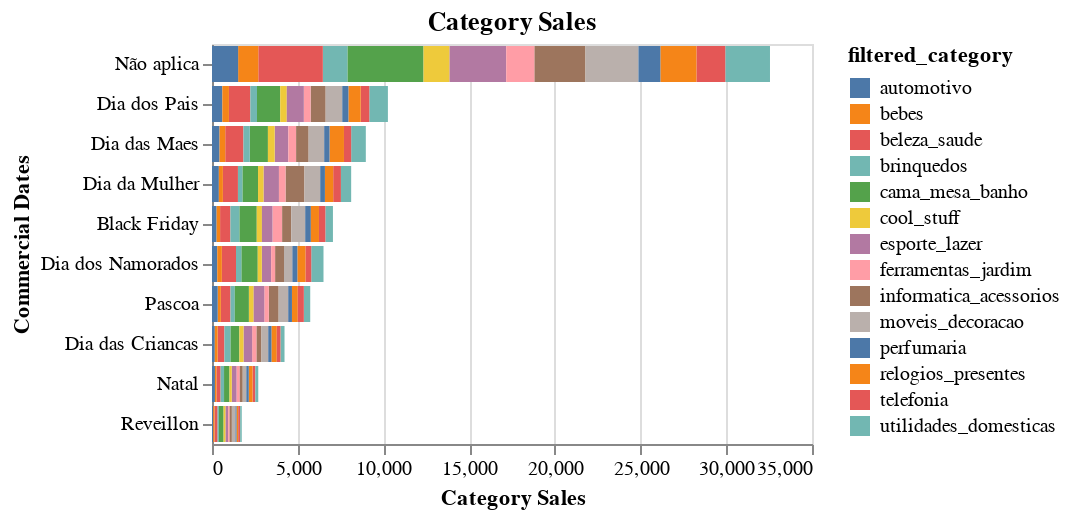

This figure's notebook cell:
### Code cell
c = alt.Chart(customer_products).mark_bar().encode(
    alt.Y('commercial_date_names', title='Commercial Dates').sort('-x'),
    alt.X('count()', title='Category Sales'),
    alt.Color('filtered_category')
    ).properties(
        title='Category Sales'
    )

display(customer_products['commercial_date_names'].value_counts())
display(c)

### Figure 1 — Vega specification as saved in the notebook (floating-point values rounded to 4 significant figures; data arrays with more than 128 entries replaced by an {"elided": "..."} marker saying what was removed)
{"$schema": "https://vega.github.io/schema/vega/v5.json", "data": [{"name": "source_0"}, {"name": "data_0", "values": {"elided": "140 records"}}, {"name": "source_0_y_domain_commercial_date_names", "values": [{"commercial_date_names": "Não aplica", "sort_field": 32549}, {"commercial_date_names": "Dia da Mulher", "sort_field": 8118}, {"commercial_date_names": "Reveillon", "sort_field": 1735}, {"commercial_date_names": "Black Friday", "sort_field": 7055}, {"commercial_date_names": "Pascoa", "sort_field": 5730}, {"commercial_date_names": "Dia dos Pais", "sort_field": 10261}, {"commercial_date_names": "Dia das Maes", "sort_field": 8973}, {"commercial_date_names": "Dia das Criancas", "sort_field": 4230}, {"commercial_date_names": "Dia dos Namorados", "sort_field": 6504}, {"commercial_date_names": "Natal", "sort_field": 2699}]}, {"name": "data_0_color_domain_filtered_category", "values": [{"filtered_category": "utilidades_domesticas"}, {"filtered_category": "esporte_lazer"}, {"filtered_category": "informatica_acessorios"}, {"filtered_category": "brinquedos"}, {"filtered_category": "moveis_decoracao"}, {"filtered_category": "automotivo"}, {"filtered_category": "telefonia"}, {"filtered_category": "beleza_saude"}, {"filtered_category": "ferramentas_jardim"}, {"filtered_category": "cama_mesa_banho"}, {"filtered_category": "bebes"}, {"filtered_category": "relogios_presentes"}, {"filtered_category": "perfumaria"}, {"filtered_category": "cool_stuff"}]}], "signals": [{"name": "y_step", "value": 20}, {"name": "height", "update": "bandspace(domain('y').length, 0.1, 0.05) * y_step"}], "marks": [{"type": "rect", "name": "marks", "from": {"data": "data_0"}, "encode": {"update": {"y": {"field": "commercial_date_names", "scale": "y"}, "fill": {"field": "filtered_category", "scale": "color"}, "x": {"field": "__count_end", "scale": "x"}, "height": {"signal": "max(0.25, bandwidth('y'))"}, "x2": {"field": "__count_start", "scale": "x"}}}, "style": ["bar"]}], "scales": [{"name": "x", "type": "linear", "domain": {"data": "data_0", "fields": ["__count_start", "__count_end"]}, "range": [0, {"signal": "width"}], "nice": true, "zero": true}, {"name": "y", "type": "band", "domain": {"data": "source_0_y_domain_commercial_date_names", "field": "commercial_date_names", "sort": {"op": "max", "field": "sort_field", "order": "descending"}}, "range": {"step": {"signal": "y_step"}}, "paddingInner": 0.1, "paddingOuter": 0.05}, {"name": "color", "type": "ordinal", "domain": {"data": "data_0_color_domain_filtered_category", "field": "filtered_category", "sort": true}, "range": "category"}], "axes": [{"scale": "x", "zindex": 0, "gridScale": "y", "aria": false, "labels": false, "orient": "bottom", "grid": true, "ticks": false, "maxExtent": 0, "domain": false, "tickCount": {"signal": "ceil(width/40)"}, "minExtent": 0}, {"scale": "x", "grid": false, "labelOverlap": true, "labelFlush": true, "zindex": 0, "orient": "bottom", "title": "Category Sales", "tickCount": {"signal": "ceil(width/40)"}}, {"scale": "y", "zindex": 0, "grid": false, "orient": "left", "title": "Commercial Dates"}], "title": {"text": "Category Sales", "frame": "group"}, "style": "cell", "width": 300, "legends": [{"fill": "color", "symbolType": "square", "title": "filtered_category"}], "padding": 5, "background": "white"}
